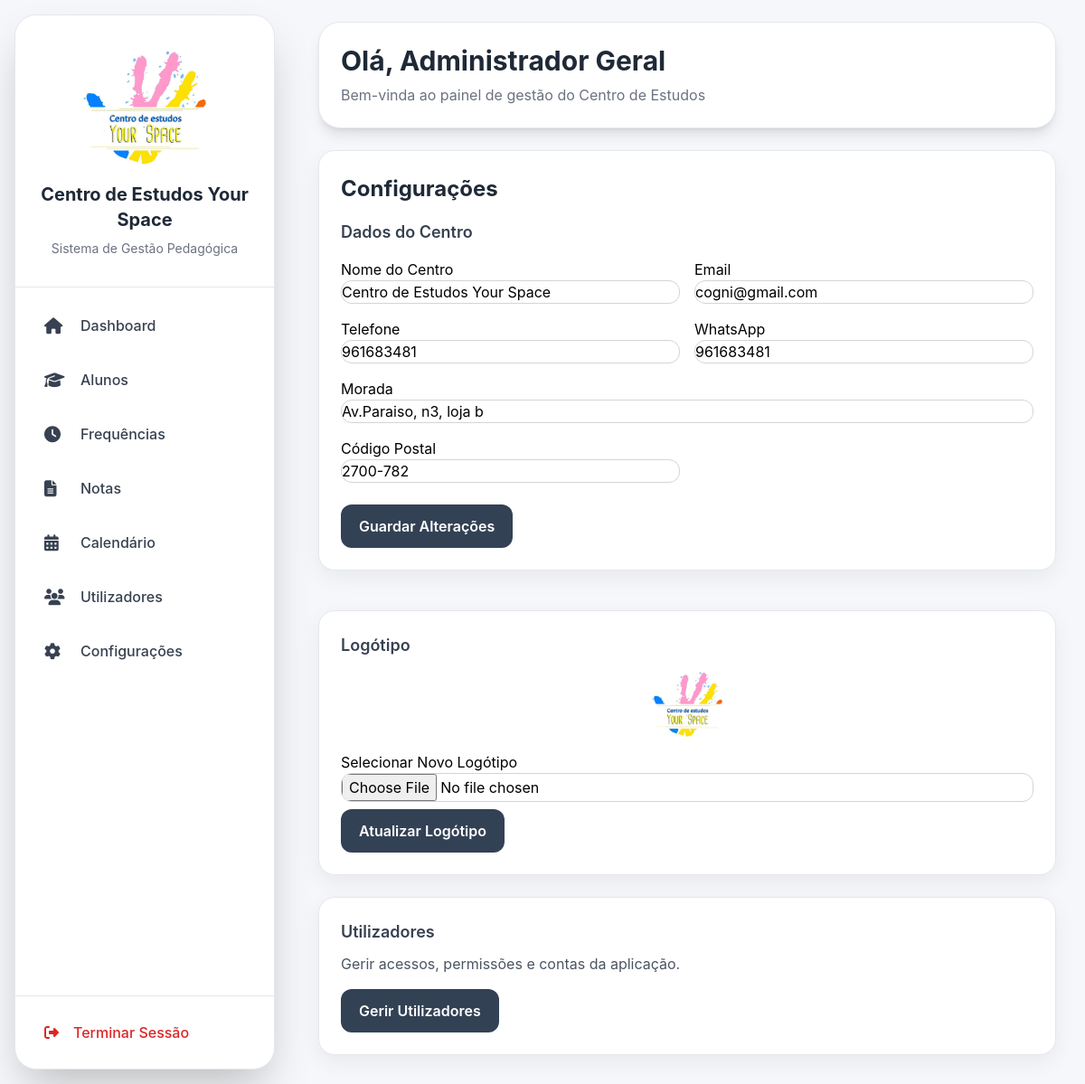
Screenshot of /configuracoes (signed in) with the database file from the repository.
### models/configuracao_centro.py (models this page shows)
class ConfiguracaoCentro(db.Model):
    __tablename__ = "configuracao_centro"
    id = db.Column(
        db.Integer,
        primary_key=True
    )
    nome_centro = db.Column(
        db.String(200),
        default=""
    )
    morada = db.Column(
        db.String(300),
        default=""
    )
    codigo_postal = db.Column(
        db.String(20),
        default=""
    )
    telefone = db.Column(
        db.String(50),
        default=""
    )
    whatsapp = db.Column(
        db.String(50),
        default=""
    )
    email = db.Column(
        db.String(200),
        default=""
    )
    logo = db.Column(
        db.String(300),
        default=""
    )

### routes/configuracoes.py (the view, shortened to what this page needs)
@configuracoes_bp.route(
    "",
    methods=["GET", "POST"]
)
def configuracoes():
    if session.get("perfil") != "administrador_geral":
        return render_template(
            "acesso_negado.html"
        )
    configuracao = ConfiguracaoCentro.query.first()
    if not configuracao:
        configuracao = ConfiguracaoCentro()
        db.session.add(configuracao)
        db.session.commit()
    return render_template(
        "configuracoes.html",
        configuracao=configuracao
    )

### app.py (called while the page is built)
@app.context_processor
def inject_configuracao():
    configuracao = ConfiguracaoCentro.query.first()
    return dict(
        configuracao_global=configuracao
    )

### templates/configuracoes.html (shortened to what this page needs)
{% extends "base.html" %}
{% block conteudo %}
<div class="grid grid-cols-1 xl:grid-cols-3 gap-6">
    <div class="xl:col-span-2">
        <div class="card">
            <h2>Configurações</h2>
            <form method="POST" enctype="multipart/form-data">
                <h3>Dados do Centro</h3>
                <div class="grid grid-cols-1 md:grid-cols-2 gap-4 mt-4">
                    <div>
                        <label>Nome do Centro</label>
                        <input
                            type="text"
                            name="nome_centro"
                            value="{{ configuracao.nome_centro }}"
                        >
                    </div>
                    <div>
                        <label>Email</label>
                        <input
                            type="email"
                            name="email"
                            value="{{ configuracao.email }}"
                        >
                    </div>
                    <div>
                        <label>Telefone</label>
                        <input
                            type="text"
                            name="telefone"
                            value="{{ configuracao.telefone }}"
                        >
                    </div>
                    <div>
                        <label>WhatsApp</label>
                        <input
                            type="text"
                            name="whatsapp"
                            value="{{ configuracao.whatsapp }}"
                        >
                    </div>
                    <div class="md:col-span-2">
                        <label>Morada</label>
                        <input
                            type="text"
                            name="morada"
                            value="{{ configuracao.morada }}"
                        >
                    </div>
                    <div>
                        <label>Código Postal</label>
                        <input
                            type="text"
                            name="codigo_postal"
                            value="{{ configuracao.codigo_postal }}"
                        >
                    </div>
                </div>
                <div class="mt-6">
                    <button
                        type="submit"
                        class="bg-slate-700 hover:bg-slate-800 text-white px-5 py-3 rounded-xl font-semibold transition"
                    >
                        Guardar Alterações
                    </button>
                </div>
            </form>
        </div>
    </div>
    <div class="space-y-6">
        <div class="card">
            <h3>Logótipo</h3>
            {% if configuracao.logo %}
                <div class="text-center my-4">
                    <img
                        src="{{ url_for('static', filename='logos/' + configuracao.logo) }}"
                        alt="Logótipo"
                        style="
                            max-width:80px;
                            max-height:80px;
                            margin:auto;
                            object-fit:contain;
                        "
                    >
                </div>
            {% endif %}
            <form method="POST" enctype="multipart/form-data">
                <label>Selecionar Novo Logótipo</label>
                <input
                    type="file"
                    name="logo"
                    accept=".png,.jpg,.jpeg,.webp"
                >
                <button
                    type="submit"
                    class="bg-slate-700 hover:bg-slate-800 text-white px-5 py-3 rounded-xl font-semibold transition mt-2"
                >
                    Atualizar Logótipo
                </button>
            </form>
        </div>
        <div class="card">
            <h3>Utilizadores</h3>
            <p class="text-gray-600 mb-4">
                Gerir acessos, permissões e contas da aplicação.
            </p>
            <a href="/admins">
                <button
                    type="button"
                    class="bg-slate-700 hover:bg-slate-800 text-white px-5 py-3 rounded-xl font-semibold transition"
                >
                    Gerir Utilizadores
                </button>
            </a>
        </div>
    </div>
</div>
{% endblock %}

### templates/base.html (shortened to what this page needs)
<!DOCTYPE html>
<html lang="pt">
<head>
    <script src="https://cdn.tailwindcss.com"></script>
    <link rel="stylesheet"
          href="https://cdnjs.cloudflare.com/ajax/libs/font-awesome/6.4.0/css/all.min.css">
</head>
<body class="flex h-screen overflow-hidden">
    <div class="w-72 bg-white flex flex-col justify-between m-4 rounded-3xl shadow-2xl border border-gray-200">
        <div>
            <div class="px-6 py-8 border-b border-gray-200 text-center">
    {% if configuracao_global and configuracao_global.logo %}
        <img
            src="{{ url_for('static', filename='logos/' + configuracao_global.logo) }}"
            alt="Logótipo"
            style="
                width:140px;
                height:140px;
                object-fit:contain;
                margin:0 auto 12px auto;
            "
        >
    {% endif %}
    <h1 class="text-xl font-bold text-gray-800">
        {% if configuracao_global and configuracao_global.nome_centro %}
            {{ configuracao_global.nome_centro }}
        {% else %}
            Centro de Estudos
        {% endif %}
    </h1>
    <p class="text-sm text-gray-500 mt-2">
        Sistema de Gestão Pedagógica
    </p>
</div>
            <nav class="p-4 space-y-2">
                <a href="/"
                   class="flex items-center gap-4 px-4 py-3 rounded-2xl text-gray-700 hover:bg-blue-50 hover:text-blue-700 transition-all">
                    <i class="fa-solid fa-house text-lg w-6"></i>
                    <span class="font-medium text-base">Dashboard</span>
                </a>
                <a href="/alunos"
                   class="flex items-center gap-4 px-4 py-3 rounded-2xl text-gray-700 hover:bg-blue-50 hover:text-blue-700 transition-all">
                    <i class="fa-solid fa-graduation-cap text-lg w-6"></i>
                    <span class="font-medium text-base">Alunos</span>
                </a>
                <a href="/frequencias"
                   class="flex items-center gap-4 px-4 py-3 rounded-2xl text-gray-700 hover:bg-blue-50 hover:text-blue-700 transition-all">
                    <i class="fa-solid fa-clock text-lg w-6"></i>
                    <span class="font-medium text-base">Frequências</span>
                </a>
                <a href="/notas"
                   class="flex items-center gap-4 px-4 py-3 rounded-2xl text-gray-700 hover:bg-blue-50 hover:text-blue-700 transition-all">
                    <i class="fa-solid fa-file-lines text-lg w-6"></i>
                    <span class="font-medium text-base">Notas</span>
                </a>
                <a href="/calendario"
                   class="flex items-center gap-4 px-4 py-3 rounded-2xl text-gray-700 hover:bg-blue-50 hover:text-blue-700 transition-all">
                    <i class="fa-solid fa-calendar-days text-lg w-6"></i>
                    <span class="font-medium text-base">Calendário</span>
                </a>
                {% if session.perfil == "administrador_geral" %}
                <a href="/admins"
                   class="flex items-center gap-4 px-4 py-3 rounded-2xl text-gray-700 hover:bg-blue-50 hover:text-blue-700 transition-all">
                    <i class="fa-solid fa-users text-lg w-6"></i>
                    <span class="font-medium text-base">Utilizadores</span>
                </a>
                <a href="/configuracoes"
                   class="flex items-center gap-4 px-4 py-3 rounded-2xl text-gray-700 hover:bg-blue-50 hover:text-blue-700 transition-all">
                    <i class="fa-solid fa-gear text-lg w-6"></i>
                    <span class="font-medium text-base">Configurações</span>
                </a>
                {% endif %}
            </nav>
        </div>
        <div class="p-4 border-t border-gray-200">
            <a href="{{ url_for('logout') }}"
               class="flex items-center gap-4 px-4 py-3 rounded-2xl text-red-600 hover:bg-red-50 transition-all">
                <i class="fa-solid fa-right-from-bracket"></i>
                <span class="font-medium">
                    Terminar Sessão
                </span>
            </a>
        </div>
    </div>
    <div class="flex-1 flex flex-col overflow-hidden">
        <header class="px-8 py-6">
            <div class="bg-white rounded-3xl shadow-lg p-6 border border-gray-200">
                <h2 class="text-3xl font-bold text-gray-800">
                    Olá, {{ session.get('nome', 'Administrador') }}
                </h2>
                <p class="text-gray-500 mt-2">
                    Bem-vinda ao painel de gestão do Centro de Estudos
                </p>
            </div>
        </header>
        <main class="flex-1 overflow-y-auto px-8 pb-8">
            {% block conteudo %}
            {% endblock %}
        </main>
    </div>
</body>
</html>

### templates/base.html (style rules this page uses)
body { background:#f5f7fa; font-family:'Inter',sans-serif; }
.card { background:white; border-radius:18px; padding:24px; box-shadow:0 8px 24px rgba(0,0,0,0.06); margin-bottom:20px; border:1px solid #e5e7eb; }
.card h2 { font-size:24px; font-weight:700; margin-bottom:16px; color:#1f2937; }
.card h3 { font-size:18px; font-weight:600; margin-bottom:10px; color:#374151; }
input, select, textarea { width:100%; padding:12px; border:1px solid #d1d5db; border-radius:12px; margin-bottom:12px; background:white; }
button { background:#2563eb; color:white; border:none; padding:12px 20px; border-radius:12px; cursor:pointer; font-weight:600; }
a { text-decoration:none; }

### rows the page displays
ConfiguracaoCentro: logo (picture), nome_centro "Centro de Estudos Your Space", email "cogni@gmail.com", telefone "961683481", whatsapp "961683481", morada "Av.Paraiso, n3, loja b", codigo_postal "2700-782"

### other values shown
{{ session.get('nome', 'Administrador') }} "Administrador Geral"
